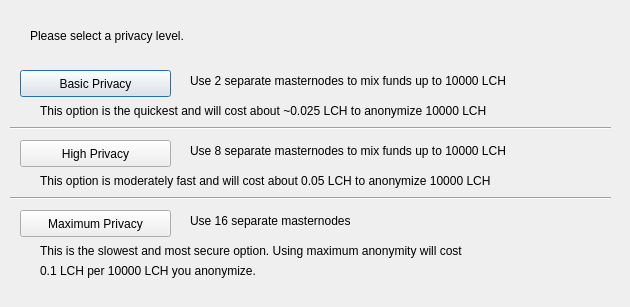
<?xml version="1.0" encoding="UTF-8"?>
<ui version="4.0">
 <class>ObfuscationConfig</class>
 <widget class="QDialog" name="ObfuscationConfig">
  <property name="geometry">
   <rect>
    <x>0</x>
    <y>0</y>
    <width>630</width>
    <height>307</height>
   </rect>
  </property>
  <property name="windowTitle">
   <string>Configure Obfuscation</string>
  </property>
  <widget class="QPushButton" name="buttonBasic">
   <property name="geometry">
    <rect>
     <x>20</x>
     <y>70</y>
     <width>151</width>
     <height>27</height>
    </rect>
   </property>
   <property name="text">
    <string>Basic Privacy</string>
   </property>
  </widget>
  <widget class="QPushButton" name="buttonHigh">
   <property name="geometry">
    <rect>
     <x>20</x>
     <y>140</y>
     <width>151</width>
     <height>27</height>
    </rect>
   </property>
   <property name="text">
    <string>High Privacy</string>
   </property>
  </widget>
  <widget class="QPushButton" name="buttonMax">
   <property name="geometry">
    <rect>
     <x>20</x>
     <y>210</y>
     <width>151</width>
     <height>27</height>
    </rect>
   </property>
   <property name="text">
    <string>Maximum Privacy</string>
   </property>
  </widget>
  <widget class="QLabel" name="label">
   <property name="geometry">
    <rect>
     <x>30</x>
     <y>20</y>
     <width>571</width>
     <height>31</height>
    </rect>
   </property>
   <property name="text">
    <string>Please select a privacy level.</string>
   </property>
  </widget>
  <widget class="QLabel" name="label_2">
   <property name="geometry">
    <rect>
     <x>190</x>
     <y>70</y>
     <width>421</width>
     <height>21</height>
    </rect>
   </property>
   <property name="text">
    <string>Use 2 separate masternodes to mix funds up to 10000 LCH</string>
   </property>
  </widget>
  <widget class="QLabel" name="label_3">
   <property name="geometry">
    <rect>
     <x>190</x>
     <y>140</y>
     <width>411</width>
     <height>21</height>
    </rect>
   </property>
   <property name="text">
    <string>Use 8 separate masternodes to mix funds up to 10000 LCH</string>
   </property>
  </widget>
  <widget class="QLabel" name="label_4">
   <property name="geometry">
    <rect>
     <x>190</x>
     <y>210</y>
     <width>421</width>
     <height>21</height>
    </rect>
   </property>
   <property name="text">
    <string>Use 16 separate masternodes</string>
   </property>
  </widget>
  <widget class="QLabel" name="label_6">
   <property name="geometry">
    <rect>
     <x>40</x>
     <y>100</y>
     <width>561</width>
     <height>21</height>
    </rect>
   </property>
   <property name="text">
    <string>This option is the quickest and will cost about ~0.025 LCH to anonymize 10000 LCH</string>
   </property>
  </widget>
  <widget class="QLabel" name="label_7">
   <property name="geometry">
    <rect>
     <x>40</x>
     <y>170</y>
     <width>561</width>
     <height>21</height>
    </rect>
   </property>
   <property name="text">
    <string>This option is moderately fast and will cost about 0.05 LCH to anonymize 10000 LCH</string>
   </property>
  </widget>
  <widget class="QLabel" name="label_8">
   <property name="geometry">
    <rect>
     <x>40</x>
     <y>240</y>
     <width>561</width>
     <height>21</height>
    </rect>
   </property>
   <property name="text">
    <string>This is the slowest and most secure option. Using maximum anonymity will cost</string>
   </property>
  </widget>
  <widget class="QLabel" name="label_9">
   <property name="geometry">
    <rect>
     <x>40</x>
     <y>260</y>
     <width>561</width>
     <height>21</height>
    </rect>
   </property>
   <property name="text">
    <string>0.1 LCH per 10000 LCH you anonymize.</string>
   </property>
  </widget>
  <widget class="Line" name="line">
   <property name="geometry">
    <rect>
     <x>10</x>
     <y>120</y>
     <width>601</width>
     <height>16</height>
    </rect>
   </property>
   <property name="orientation">
    <enum>Qt::Horizontal</enum>
   </property>
  </widget>
  <widget class="Line" name="line_2">
   <property name="geometry">
    <rect>
     <x>10</x>
     <y>190</y>
     <width>601</width>
     <height>16</height>
    </rect>
   </property>
   <property name="orientation">
    <enum>Qt::Horizontal</enum>
   </property>
  </widget>
 </widget>
 <resources/>
 <connections/>
</ui>
